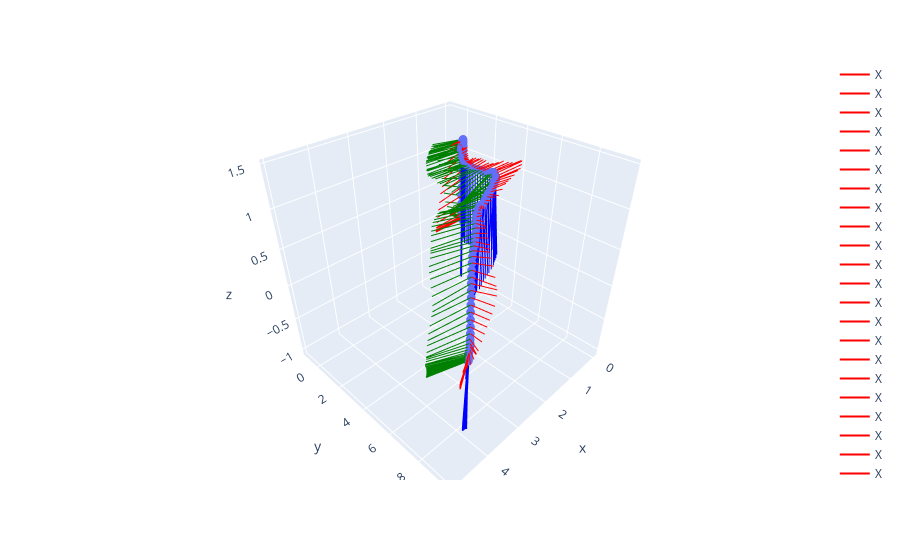

The cell this chart's notebook holds for it:
### Code cell
rig_indices = range(0, 250)
wTimu = {i: (wTimu0 * loader._w_T_imu[i]) for i in rig_indices}
translations = np.array([t.translation() for t in wTimu.values()])

# print(poses)
fig = px.scatter_3d(x=translations[:, 0], y=translations[:, 1], z=translations[:, 2])
for t in wTimu.values():
    fig.add_traces(axes(t))

fig.add_traces(axes(Pose3()))

# camera = dict(
#     up=dict(x=0, y=0, z=-1),
#     # center=dict(x=0, y=0, z=0),
#     # eye=dict(x=1.25, y=1.25, z=1.25)
# )

fig.update_traces(marker=dict(size=3))
fig.show()
